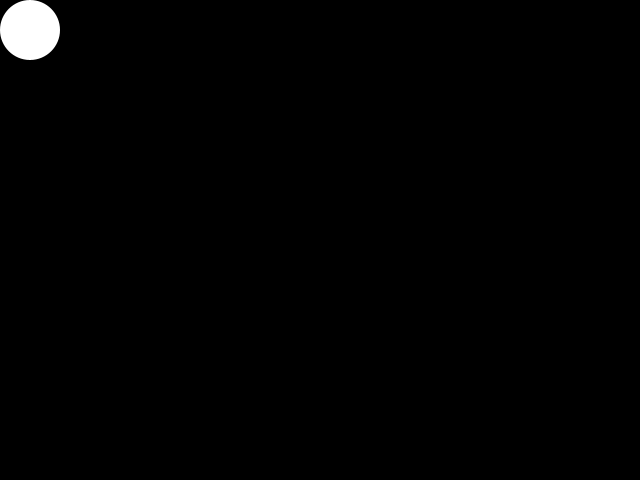
Frame 1 (no input)
Frame 60 (the mouse pressed at the canvas centre just before this capture): blank canvas, image omitted
Frame 120 (the mouse held since frame 60 and released just before this capture): blank canvas, image omitted

The Processing sketch that drew this single still picture (run headless with seeded random() and noise(); from frame 60 on, the mouse is pressed at the canvas centre):

// Processing sketch: dz
// ── dz.pde

color Color = color(255);
float positionX = 30;
float positionY = 30;
int advance = 1,
    frameThreshold = 5,
    dviz = 0,
    dviz1=0,
    d=60;
    
void setup()
{
           size(640,480);
           frameRate(1000);
           smooth(4);
           background(0,0,0);
           
}
void draw()
{
 
           frameRate(1000); //WHY
           smooth(4);
           background(0);
           
           ellipseMode(CENTER);
           fill(Color);
            noStroke();
          
          ellipse(positionX, positionY, d, d);
 
 
 
  if (frameCount % frameThreshold == 0) 
  background(0,random(0,255),random(0,255)); // %)
  
   {
        if ((dviz == 0) & (positionX <(width - d/2) )) 
    positionX += advance;
    
    else 
    {
    dviz = 1;
    positionX -= advance;
        if (positionX<d/2) dviz=0;
    
    }
   
    if ((dviz1 == 0) & (positionY <(height-d/2) )) 
    positionY += advance;
    
    else 
    {
    dviz1 = 1;
    positionY -= advance;
         if (positionY<d/2) dviz1=0;
            
     
    
    
    
    }
   
   }
}
